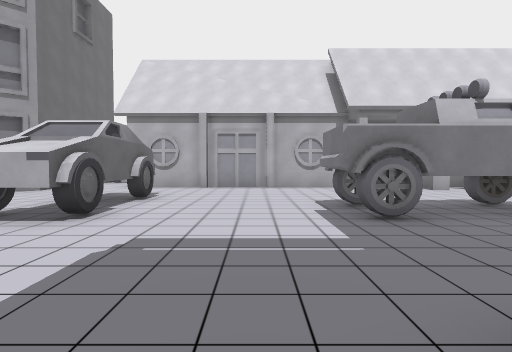
[1] (above)

21 first-person views from a walk through a Godot game level. The camera is 1.5 m above the floor, tilts 2° down and sees 80° across. The floor is counted in squares, 2 m on a side. Each view is taken from the middle of a square. On the plan, view 1 faces up. The plan holds only what a view shows up to about 10 squares ahead; the rest is blank. The place goes on beyond the plan. Characters and animated objects are left out. Some surface patterns are stand-ins.

[2]
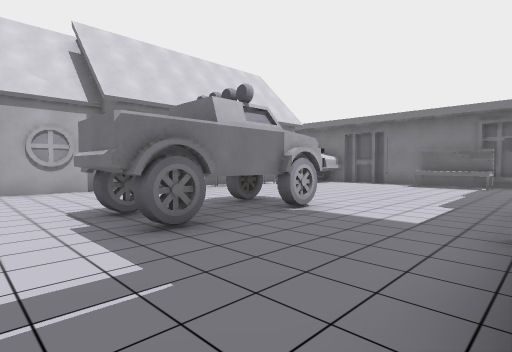

[3]
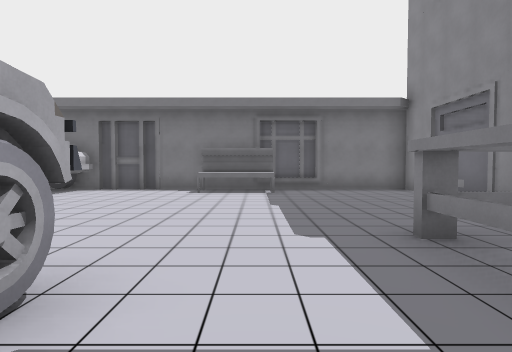

[4]
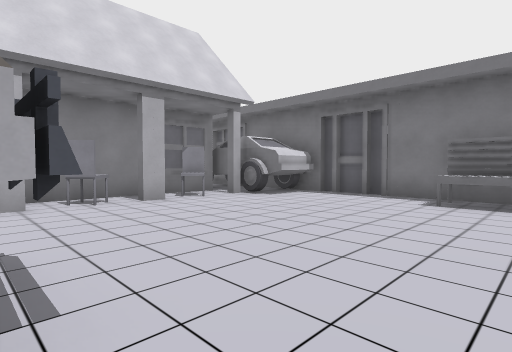

[5]
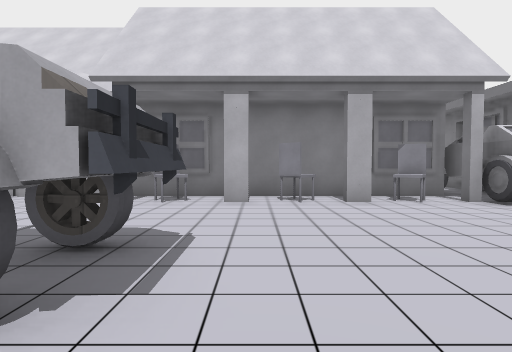

[6]
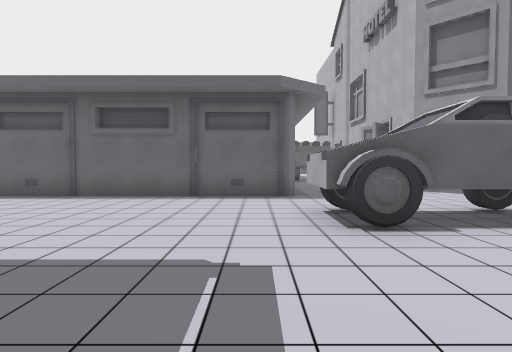

[7]
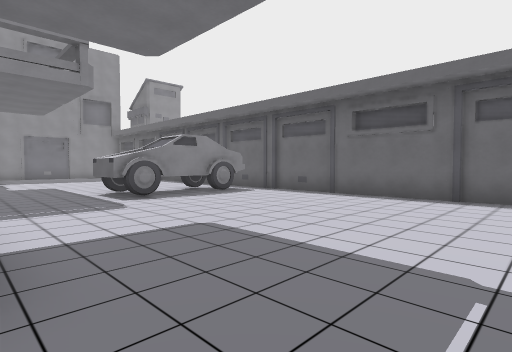

[8]
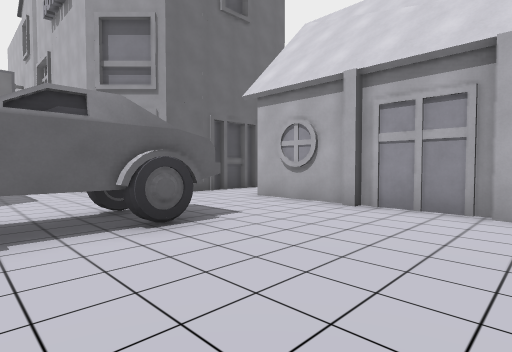

[9]
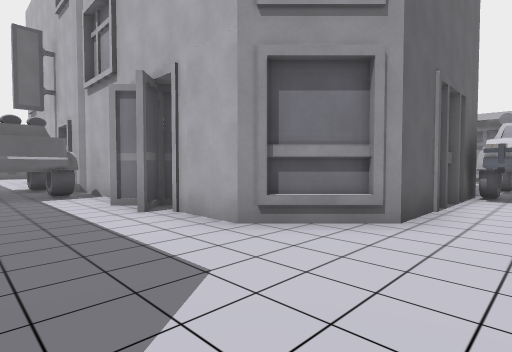

[10]
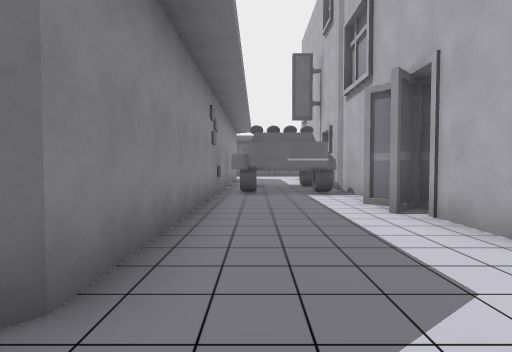

[11]
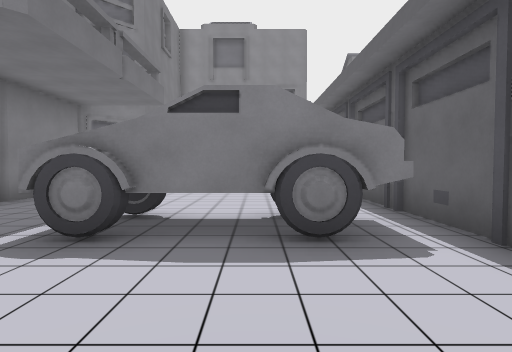

[12]
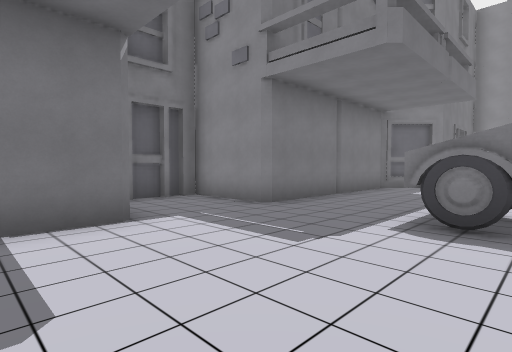

[13]
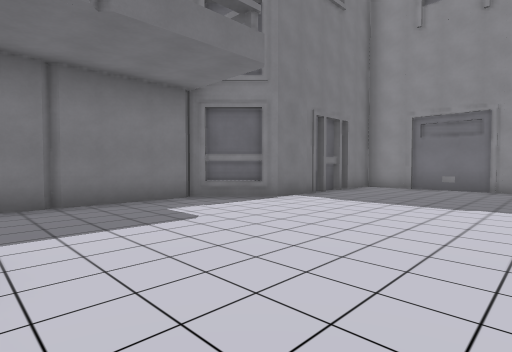

[14]
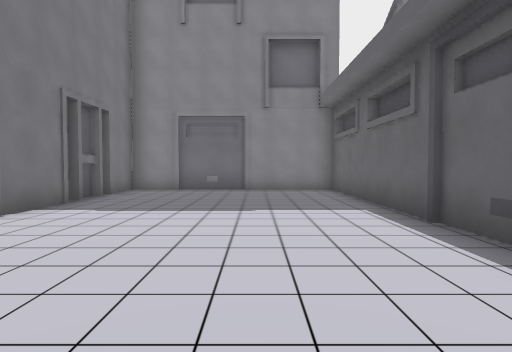

[15]
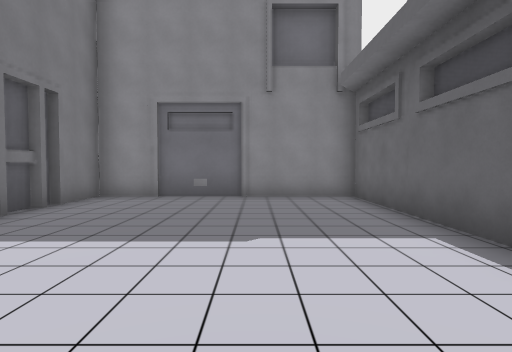

[16]
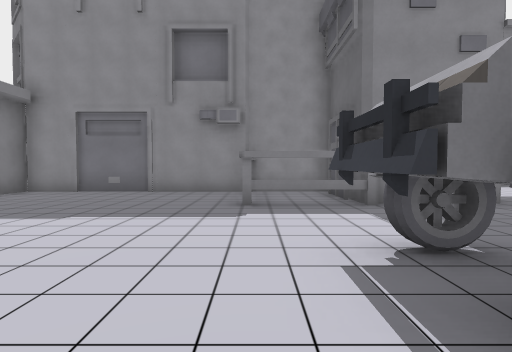

[17]
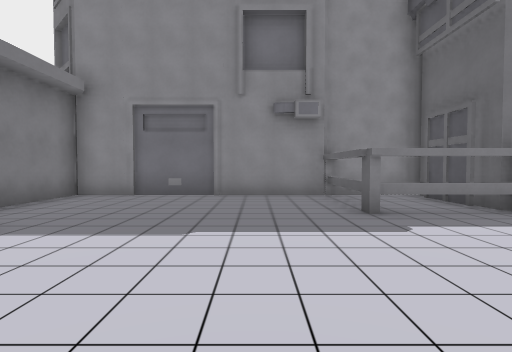

[18]
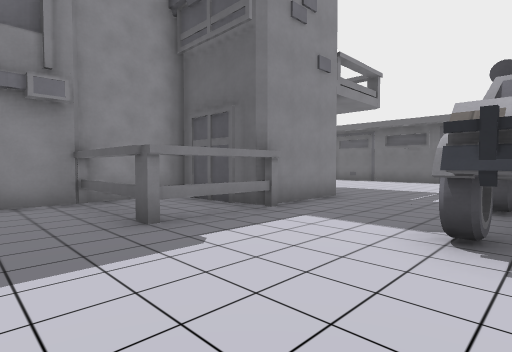

[19]
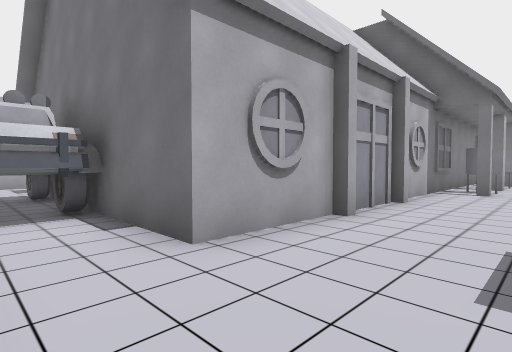

[20]
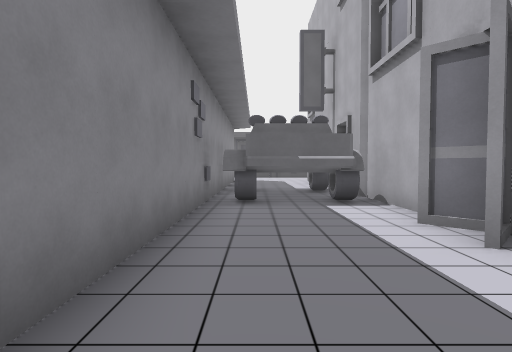

[21]
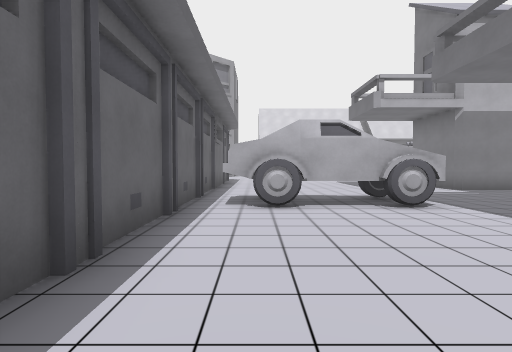

### Floor plan
Key: @ floor where view 1 was taken; # wall or solid block; . floor; B building; T truck; E bench; C chair; H thing the floor can be seen under or through.
Columns run from 15 left of view 1 to 13 right of it. Each row starts with its distance up from view 1.
 15          TT
 14          TT#
 13          TT#
 12         BT.#
 11         B..################
 10          B.........C..C...#
  9         B#........BC..CBC.##
  8 B###BB##B.................###
  7 TTT.BB.....##...............#
  6 TTT........##....T.TT.......#
  5 TTT........##....TTTT.......#
  4 #########..##..............E#
  3         #..................E#
  2         #...................#
  1         #........##BBB......#
  0         #......@#  B.B......#
 -1         #.......#BBB.B......#
 -2         #..........#BBBB#####
 -3         #..........B        B
 -4         #.HHHH.....B
 -5         #.HHHH...##B
 -6         #........
 -7         #........
 -8         #........B
 -9         #........
-10         #........B
-11         #.......B
-12         #......#
-13         #......#
-14         #......#
-15         #......#
-16         #......#
-17            B#B BB

Where each view was taken, in squares from view 1:
view 1: 0 up, 0 right, facing up
view 2: 1 up, 0 right, facing up-right
view 3: 3 up, 3 right, facing right
view 4: 3 up, 5 right, facing up-right
view 5: 3 up, 6 right, facing up
view 6: 3 up, 1 right, facing left
view 7: 3 up, 1 right, facing down-left
view 8: 5 up, 1 right, facing up-left
view 9: 5 up, 5 left, facing up-left
view 10: 5 up, 5 left, facing left
view 11: 1 down, 4 left, facing down
view 12: 0 up, 3 left, facing down-right
view 13: 6 down, 5 left, facing down-right
view 14: 7 down, 4 left, facing down
view 15: 9 down, 4 left, facing down
view 16: 7 up, 6 right, facing down
view 17: 6 up, 8 right, facing down
view 18: 5 up, 8 right, facing down-left
view 19: 8 up, 6 left, facing up-right
view 20: 5 up, 7 left, facing left
view 21: 11 down, 5 left, facing up
